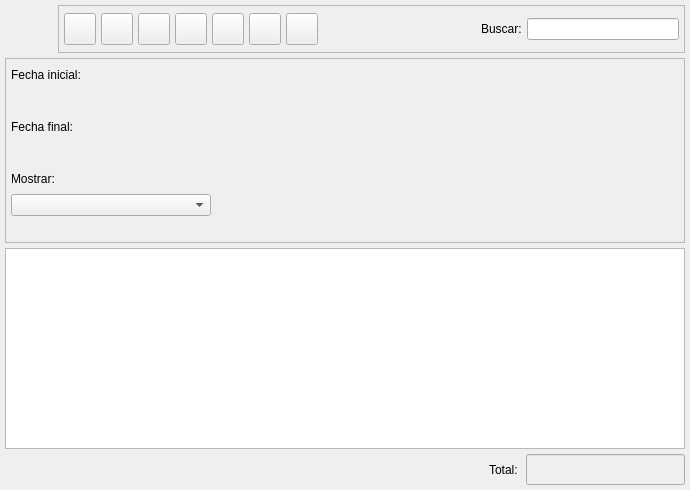
<ui version="4.0" >
 <author>Alvaro de Miguel</author>
 <class>AlbaranClienteListBase</class>
 <widget class="QWidget" name="AlbaranClienteListBase" >
  <property name="enabled" >
   <bool>true</bool>
  </property>
  <property name="geometry" >
   <rect>
    <x>0</x>
    <y>0</y>
    <width>690</width>
    <height>490</height>
   </rect>
  </property>
  <property name="windowTitle" >
   <string>Albaranes a clientes</string>
  </property>
  <property name="windowIcon" >
   <iconset resource="../../bulmages.qrc" >:/Bulmafact48x48/images/png/48x48/i_bulmages_ventas_albaran_listado.48x48.png</iconset>
  </property>
  <layout class="QGridLayout" >
   <property name="margin" >
    <number>5</number>
   </property>
   <property name="spacing" >
    <number>5</number>
   </property>
   <item row="1" column="0" >
    <widget class="QFrame" name="m_busqueda" >
     <property name="minimumSize" >
      <size>
       <width>16</width>
       <height>185</height>
      </size>
     </property>
     <property name="frameShape" >
      <enum>QFrame::StyledPanel</enum>
     </property>
     <property name="frameShadow" >
      <enum>QFrame::Raised</enum>
     </property>
     <layout class="QGridLayout" >
      <property name="margin" >
       <number>5</number>
      </property>
      <property name="spacing" >
       <number>5</number>
      </property>
      <item row="6" column="0" >
       <spacer>
        <property name="orientation" >
         <enum>Qt::Vertical</enum>
        </property>
        <property name="sizeType" >
         <enum>QSizePolicy::Preferred</enum>
        </property>
        <property name="sizeHint" >
         <size>
          <width>201</width>
          <height>21</height>
         </size>
        </property>
       </spacer>
      </item>
      <item row="4" column="0" >
       <widget class="QLabel" name="label_2" >
        <property name="text" >
         <string>Mostrar:</string>
        </property>
        <property name="alignment" >
         <set>Qt::AlignLeading|Qt::AlignLeft|Qt::AlignVCenter</set>
        </property>
       </widget>
      </item>
      <item rowspan="7" row="0" column="1" >
       <layout class="QVBoxLayout" >
        <property name="margin" >
         <number>0</number>
        </property>
        <property name="spacing" >
         <number>5</number>
        </property>
        <item>
         <widget class="BusquedaArticulo" native="1" name="m_articulo" >
          <property name="sizePolicy" >
           <sizepolicy>
            <hsizetype>7</hsizetype>
            <vsizetype>5</vsizetype>
            <horstretch>0</horstretch>
            <verstretch>0</verstretch>
           </sizepolicy>
          </property>
         </widget>
        </item>
        <item>
         <widget class="BusquedaCliente" native="1" name="m_cliente" >
          <property name="sizePolicy" >
           <sizepolicy>
            <hsizetype>7</hsizetype>
            <vsizetype>5</vsizetype>
            <horstretch>0</horstretch>
            <verstretch>0</verstretch>
           </sizepolicy>
          </property>
          <property name="minimumSize" >
           <size>
            <width>250</width>
            <height>0</height>
           </size>
          </property>
         </widget>
        </item>
       </layout>
      </item>
      <item row="5" column="0" >
       <widget class="QComboBox" name="mui_procesada" >
        <property name="sizePolicy" >
         <sizepolicy>
          <hsizetype>0</hsizetype>
          <vsizetype>5</vsizetype>
          <horstretch>0</horstretch>
          <verstretch>0</verstretch>
         </sizepolicy>
        </property>
        <property name="minimumSize" >
         <size>
          <width>200</width>
          <height>21</height>
         </size>
        </property>
        <property name="focusPolicy" >
         <enum>Qt::StrongFocus</enum>
        </property>
        <property name="frame" >
         <bool>true</bool>
        </property>
       </widget>
      </item>
      <item row="0" column="0" >
       <widget class="QLabel" name="textLabel1_4" >
        <property name="text" >
         <string>Fecha inicial:</string>
        </property>
       </widget>
      </item>
      <item row="2" column="0" >
       <widget class="QLabel" name="textLabel1_4_2" >
        <property name="text" >
         <string>Fecha final:</string>
        </property>
       </widget>
      </item>
      <item row="3" column="0" >
       <widget class="BusquedaFecha" native="1" name="m_fechafin" >
        <property name="sizePolicy" >
         <sizepolicy>
          <hsizetype>0</hsizetype>
          <vsizetype>5</vsizetype>
          <horstretch>0</horstretch>
          <verstretch>0</verstretch>
         </sizepolicy>
        </property>
        <property name="minimumSize" >
         <size>
          <width>200</width>
          <height>21</height>
         </size>
        </property>
       </widget>
      </item>
      <item row="1" column="0" >
       <widget class="BusquedaFecha" native="1" name="m_fechain" >
        <property name="sizePolicy" >
         <sizepolicy>
          <hsizetype>0</hsizetype>
          <vsizetype>5</vsizetype>
          <horstretch>0</horstretch>
          <verstretch>0</verstretch>
         </sizepolicy>
        </property>
        <property name="minimumSize" >
         <size>
          <width>200</width>
          <height>21</height>
         </size>
        </property>
       </widget>
      </item>
     </layout>
    </widget>
   </item>
   <item row="2" column="0" >
    <widget class="AlbaranClienteListSubform" name="mui_list" />
   </item>
   <item row="3" column="0" >
    <layout class="QHBoxLayout" >
     <property name="margin" >
      <number>0</number>
     </property>
     <property name="spacing" >
      <number>5</number>
     </property>
     <item>
      <spacer>
       <property name="orientation" >
        <enum>Qt::Horizontal</enum>
       </property>
       <property name="sizeType" >
        <enum>QSizePolicy::Expanding</enum>
       </property>
       <property name="sizeHint" >
        <size>
         <width>340</width>
         <height>21</height>
        </size>
       </property>
      </spacer>
     </item>
     <item>
      <widget class="QLabel" name="textLabel1_3" >
       <property name="text" >
        <string>Total: </string>
       </property>
      </widget>
     </item>
     <item>
      <widget class="QLineEdit" name="m_total" >
       <property name="enabled" >
        <bool>true</bool>
       </property>
       <property name="sizePolicy" >
        <sizepolicy>
         <hsizetype>5</hsizetype>
         <vsizetype>0</vsizetype>
         <horstretch>0</horstretch>
         <verstretch>0</verstretch>
        </sizepolicy>
       </property>
       <property name="minimumSize" >
        <size>
         <width>150</width>
         <height>0</height>
        </size>
       </property>
       <property name="palette" >
        <palette>
         <active>
          <colorrole role="WindowText" >
           <brush brushstyle="SolidPattern" >
            <color alpha="255" >
             <red>0</red>
             <green>0</green>
             <blue>0</blue>
            </color>
           </brush>
          </colorrole>
          <colorrole role="Button" >
           <brush brushstyle="SolidPattern" >
            <color alpha="255" >
             <red>221</red>
             <green>223</green>
             <blue>228</blue>
            </color>
           </brush>
          </colorrole>
          <colorrole role="Light" >
           <brush brushstyle="SolidPattern" >
            <color alpha="255" >
             <red>255</red>
             <green>255</green>
             <blue>255</blue>
            </color>
           </brush>
          </colorrole>
          <colorrole role="Midlight" >
           <brush brushstyle="SolidPattern" >
            <color alpha="255" >
             <red>255</red>
             <green>255</green>
             <blue>255</blue>
            </color>
           </brush>
          </colorrole>
          <colorrole role="Dark" >
           <brush brushstyle="SolidPattern" >
            <color alpha="255" >
             <red>85</red>
             <green>85</green>
             <blue>85</blue>
            </color>
           </brush>
          </colorrole>
          <colorrole role="Mid" >
           <brush brushstyle="SolidPattern" >
            <color alpha="255" >
             <red>199</red>
             <green>199</green>
             <blue>199</blue>
            </color>
           </brush>
          </colorrole>
          <colorrole role="Text" >
           <brush brushstyle="SolidPattern" >
            <color alpha="255" >
             <red>0</red>
             <green>0</green>
             <blue>0</blue>
            </color>
           </brush>
          </colorrole>
          <colorrole role="BrightText" >
           <brush brushstyle="SolidPattern" >
            <color alpha="255" >
             <red>255</red>
             <green>255</green>
             <blue>255</blue>
            </color>
           </brush>
          </colorrole>
          <colorrole role="ButtonText" >
           <brush brushstyle="SolidPattern" >
            <color alpha="255" >
             <red>0</red>
             <green>0</green>
             <blue>0</blue>
            </color>
           </brush>
          </colorrole>
          <colorrole role="Base" >
           <brush brushstyle="SolidPattern" >
            <color alpha="255" >
             <red>239</red>
             <green>239</green>
             <blue>239</blue>
            </color>
           </brush>
          </colorrole>
          <colorrole role="Window" >
           <brush brushstyle="SolidPattern" >
            <color alpha="255" >
             <red>239</red>
             <green>239</green>
             <blue>239</blue>
            </color>
           </brush>
          </colorrole>
          <colorrole role="Shadow" >
           <brush brushstyle="SolidPattern" >
            <color alpha="255" >
             <red>0</red>
             <green>0</green>
             <blue>0</blue>
            </color>
           </brush>
          </colorrole>
          <colorrole role="Highlight" >
           <brush brushstyle="SolidPattern" >
            <color alpha="255" >
             <red>103</red>
             <green>141</green>
             <blue>178</blue>
            </color>
           </brush>
          </colorrole>
          <colorrole role="HighlightedText" >
           <brush brushstyle="SolidPattern" >
            <color alpha="255" >
             <red>255</red>
             <green>255</green>
             <blue>255</blue>
            </color>
           </brush>
          </colorrole>
          <colorrole role="Link" >
           <brush brushstyle="SolidPattern" >
            <color alpha="255" >
             <red>0</red>
             <green>0</green>
             <blue>238</blue>
            </color>
           </brush>
          </colorrole>
          <colorrole role="LinkVisited" >
           <brush brushstyle="SolidPattern" >
            <color alpha="255" >
             <red>82</red>
             <green>24</green>
             <blue>139</blue>
            </color>
           </brush>
          </colorrole>
          <colorrole role="AlternateBase" >
           <brush brushstyle="SolidPattern" >
            <color alpha="255" >
             <red>232</red>
             <green>232</green>
             <blue>232</blue>
            </color>
           </brush>
          </colorrole>
         </active>
         <inactive>
          <colorrole role="WindowText" >
           <brush brushstyle="SolidPattern" >
            <color alpha="255" >
             <red>0</red>
             <green>0</green>
             <blue>0</blue>
            </color>
           </brush>
          </colorrole>
          <colorrole role="Button" >
           <brush brushstyle="SolidPattern" >
            <color alpha="255" >
             <red>221</red>
             <green>223</green>
             <blue>228</blue>
            </color>
           </brush>
          </colorrole>
          <colorrole role="Light" >
           <brush brushstyle="SolidPattern" >
            <color alpha="255" >
             <red>255</red>
             <green>255</green>
             <blue>255</blue>
            </color>
           </brush>
          </colorrole>
          <colorrole role="Midlight" >
           <brush brushstyle="SolidPattern" >
            <color alpha="255" >
             <red>255</red>
             <green>255</green>
             <blue>255</blue>
            </color>
           </brush>
          </colorrole>
          <colorrole role="Dark" >
           <brush brushstyle="SolidPattern" >
            <color alpha="255" >
             <red>85</red>
             <green>85</green>
             <blue>85</blue>
            </color>
           </brush>
          </colorrole>
          <colorrole role="Mid" >
           <brush brushstyle="SolidPattern" >
            <color alpha="255" >
             <red>199</red>
             <green>199</green>
             <blue>199</blue>
            </color>
           </brush>
          </colorrole>
          <colorrole role="Text" >
           <brush brushstyle="SolidPattern" >
            <color alpha="255" >
             <red>0</red>
             <green>0</green>
             <blue>0</blue>
            </color>
           </brush>
          </colorrole>
          <colorrole role="BrightText" >
           <brush brushstyle="SolidPattern" >
            <color alpha="255" >
             <red>255</red>
             <green>255</green>
             <blue>255</blue>
            </color>
           </brush>
          </colorrole>
          <colorrole role="ButtonText" >
           <brush brushstyle="SolidPattern" >
            <color alpha="255" >
             <red>0</red>
             <green>0</green>
             <blue>0</blue>
            </color>
           </brush>
          </colorrole>
          <colorrole role="Base" >
           <brush brushstyle="SolidPattern" >
            <color alpha="255" >
             <red>239</red>
             <green>239</green>
             <blue>239</blue>
            </color>
           </brush>
          </colorrole>
          <colorrole role="Window" >
           <brush brushstyle="SolidPattern" >
            <color alpha="255" >
             <red>239</red>
             <green>239</green>
             <blue>239</blue>
            </color>
           </brush>
          </colorrole>
          <colorrole role="Shadow" >
           <brush brushstyle="SolidPattern" >
            <color alpha="255" >
             <red>0</red>
             <green>0</green>
             <blue>0</blue>
            </color>
           </brush>
          </colorrole>
          <colorrole role="Highlight" >
           <brush brushstyle="SolidPattern" >
            <color alpha="255" >
             <red>103</red>
             <green>141</green>
             <blue>178</blue>
            </color>
           </brush>
          </colorrole>
          <colorrole role="HighlightedText" >
           <brush brushstyle="SolidPattern" >
            <color alpha="255" >
             <red>255</red>
             <green>255</green>
             <blue>255</blue>
            </color>
           </brush>
          </colorrole>
          <colorrole role="Link" >
           <brush brushstyle="SolidPattern" >
            <color alpha="255" >
             <red>0</red>
             <green>0</green>
             <blue>238</blue>
            </color>
           </brush>
          </colorrole>
          <colorrole role="LinkVisited" >
           <brush brushstyle="SolidPattern" >
            <color alpha="255" >
             <red>82</red>
             <green>24</green>
             <blue>139</blue>
            </color>
           </brush>
          </colorrole>
          <colorrole role="AlternateBase" >
           <brush brushstyle="SolidPattern" >
            <color alpha="255" >
             <red>232</red>
             <green>232</green>
             <blue>232</blue>
            </color>
           </brush>
          </colorrole>
         </inactive>
         <disabled>
          <colorrole role="WindowText" >
           <brush brushstyle="SolidPattern" >
            <color alpha="255" >
             <red>128</red>
             <green>128</green>
             <blue>128</blue>
            </color>
           </brush>
          </colorrole>
          <colorrole role="Button" >
           <brush brushstyle="SolidPattern" >
            <color alpha="255" >
             <red>221</red>
             <green>223</green>
             <blue>228</blue>
            </color>
           </brush>
          </colorrole>
          <colorrole role="Light" >
           <brush brushstyle="SolidPattern" >
            <color alpha="255" >
             <red>255</red>
             <green>255</green>
             <blue>255</blue>
            </color>
           </brush>
          </colorrole>
          <colorrole role="Midlight" >
           <brush brushstyle="SolidPattern" >
            <color alpha="255" >
             <red>255</red>
             <green>255</green>
             <blue>255</blue>
            </color>
           </brush>
          </colorrole>
          <colorrole role="Dark" >
           <brush brushstyle="SolidPattern" >
            <color alpha="255" >
             <red>85</red>
             <green>85</green>
             <blue>85</blue>
            </color>
           </brush>
          </colorrole>
          <colorrole role="Mid" >
           <brush brushstyle="SolidPattern" >
            <color alpha="255" >
             <red>199</red>
             <green>199</green>
             <blue>199</blue>
            </color>
           </brush>
          </colorrole>
          <colorrole role="Text" >
           <brush brushstyle="SolidPattern" >
            <color alpha="255" >
             <red>199</red>
             <green>199</green>
             <blue>199</blue>
            </color>
           </brush>
          </colorrole>
          <colorrole role="BrightText" >
           <brush brushstyle="SolidPattern" >
            <color alpha="255" >
             <red>255</red>
             <green>255</green>
             <blue>255</blue>
            </color>
           </brush>
          </colorrole>
          <colorrole role="ButtonText" >
           <brush brushstyle="SolidPattern" >
            <color alpha="255" >
             <red>128</red>
             <green>128</green>
             <blue>128</blue>
            </color>
           </brush>
          </colorrole>
          <colorrole role="Base" >
           <brush brushstyle="SolidPattern" >
            <color alpha="255" >
             <red>239</red>
             <green>239</green>
             <blue>239</blue>
            </color>
           </brush>
          </colorrole>
          <colorrole role="Window" >
           <brush brushstyle="SolidPattern" >
            <color alpha="255" >
             <red>239</red>
             <green>239</green>
             <blue>239</blue>
            </color>
           </brush>
          </colorrole>
          <colorrole role="Shadow" >
           <brush brushstyle="SolidPattern" >
            <color alpha="255" >
             <red>0</red>
             <green>0</green>
             <blue>0</blue>
            </color>
           </brush>
          </colorrole>
          <colorrole role="Highlight" >
           <brush brushstyle="SolidPattern" >
            <color alpha="255" >
             <red>86</red>
             <green>117</green>
             <blue>148</blue>
            </color>
           </brush>
          </colorrole>
          <colorrole role="HighlightedText" >
           <brush brushstyle="SolidPattern" >
            <color alpha="255" >
             <red>255</red>
             <green>255</green>
             <blue>255</blue>
            </color>
           </brush>
          </colorrole>
          <colorrole role="Link" >
           <brush brushstyle="SolidPattern" >
            <color alpha="255" >
             <red>0</red>
             <green>0</green>
             <blue>238</blue>
            </color>
           </brush>
          </colorrole>
          <colorrole role="LinkVisited" >
           <brush brushstyle="SolidPattern" >
            <color alpha="255" >
             <red>82</red>
             <green>24</green>
             <blue>139</blue>
            </color>
           </brush>
          </colorrole>
          <colorrole role="AlternateBase" >
           <brush brushstyle="SolidPattern" >
            <color alpha="255" >
             <red>232</red>
             <green>232</green>
             <blue>232</blue>
            </color>
           </brush>
          </colorrole>
         </disabled>
        </palette>
       </property>
       <property name="font" >
        <font>
         <family>Sans Serif</family>
         <pointsize>12</pointsize>
         <weight>75</weight>
         <italic>false</italic>
         <bold>true</bold>
         <underline>false</underline>
         <strikeout>false</strikeout>
        </font>
       </property>
       <property name="alignment" >
        <set>Qt::AlignRight</set>
       </property>
       <property name="readOnly" >
        <bool>true</bool>
       </property>
      </widget>
     </item>
    </layout>
   </item>
   <item row="0" column="0" >
    <layout class="QHBoxLayout" >
     <property name="margin" >
      <number>0</number>
     </property>
     <property name="spacing" >
      <number>5</number>
     </property>
     <item>
      <widget class="QLabel" name="label" >
       <property name="minimumSize" >
        <size>
         <width>48</width>
         <height>48</height>
        </size>
       </property>
       <property name="maximumSize" >
        <size>
         <width>48</width>
         <height>48</height>
        </size>
       </property>
       <property name="text" >
        <string/>
       </property>
       <property name="pixmap" >
        <pixmap resource="../../bulmages.qrc" >:/Bulmafact48x48/images/png/48x48/i_bulmages_ventas_albaran_listado.48x48.png</pixmap>
       </property>
      </widget>
     </item>
     <item>
      <widget class="QFrame" name="m_botonera" >
       <property name="frameShape" >
        <enum>QFrame::StyledPanel</enum>
       </property>
       <property name="frameShadow" >
        <enum>QFrame::Raised</enum>
       </property>
       <layout class="QHBoxLayout" >
        <property name="margin" >
         <number>5</number>
        </property>
        <property name="spacing" >
         <number>5</number>
        </property>
        <item>
         <widget class="QToolButton" name="mui_crear" >
          <property name="minimumSize" >
           <size>
            <width>32</width>
            <height>32</height>
           </size>
          </property>
          <property name="maximumSize" >
           <size>
            <width>32</width>
            <height>32</height>
           </size>
          </property>
          <property name="toolTip" >
           <string>Nuevo albaran</string>
          </property>
          <property name="whatsThis" >
           <string>Nuevo albaran</string>
          </property>
          <property name="text" >
           <string/>
          </property>
          <property name="icon" >
           <iconset resource="../../bulmages.qrc" >:/Genericos32x32/images/png/i_fileNew.xpm</iconset>
          </property>
          <property name="iconSize" >
           <size>
            <width>32</width>
            <height>32</height>
           </size>
          </property>
          <property name="shortcut" >
           <string>Ctrl+N</string>
          </property>
         </widget>
        </item>
        <item>
         <widget class="QToolButton" name="mui_editar" >
          <property name="minimumSize" >
           <size>
            <width>32</width>
            <height>32</height>
           </size>
          </property>
          <property name="maximumSize" >
           <size>
            <width>32</width>
            <height>32</height>
           </size>
          </property>
          <property name="toolTip" >
           <string>Editar albaran</string>
          </property>
          <property name="whatsThis" >
           <string>Editar albaran</string>
          </property>
          <property name="text" >
           <string/>
          </property>
          <property name="icon" >
           <iconset resource="../../bulmages.qrc" >:/Genericos32x32/images/png/i_edit.png</iconset>
          </property>
          <property name="iconSize" >
           <size>
            <width>32</width>
            <height>32</height>
           </size>
          </property>
          <property name="shortcut" >
           <string>Ctrl+E</string>
          </property>
         </widget>
        </item>
        <item>
         <widget class="QToolButton" name="mui_borrar" >
          <property name="minimumSize" >
           <size>
            <width>32</width>
            <height>32</height>
           </size>
          </property>
          <property name="maximumSize" >
           <size>
            <width>32</width>
            <height>32</height>
           </size>
          </property>
          <property name="toolTip" >
           <string>Borrar albaran</string>
          </property>
          <property name="whatsThis" >
           <string>Borrar albaran</string>
          </property>
          <property name="text" >
           <string/>
          </property>
          <property name="icon" >
           <iconset resource="../../bulmages.qrc" >:Images/edit-delete.svg</iconset>
          </property>
          <property name="iconSize" >
           <size>
            <width>32</width>
            <height>32</height>
           </size>
          </property>
          <property name="shortcut" >
           <string>Ctrl+D</string>
          </property>
         </widget>
        </item>
        <item>
         <widget class="QToolButton" name="mui_imprimir" >
          <property name="minimumSize" >
           <size>
            <width>32</width>
            <height>32</height>
           </size>
          </property>
          <property name="maximumSize" >
           <size>
            <width>32</width>
            <height>32</height>
           </size>
          </property>
          <property name="toolTip" >
           <string>Imprimir listado</string>
          </property>
          <property name="whatsThis" >
           <string>Imprimir listado</string>
          </property>
          <property name="text" >
           <string/>
          </property>
          <property name="icon" >
           <iconset resource="../../bulmages.qrc" >:/Genericos32x32/images/png/i_filePrint.xpm</iconset>
          </property>
          <property name="iconSize" >
           <size>
            <width>32</width>
            <height>32</height>
           </size>
          </property>
          <property name="shortcut" >
           <string>Ctrl+P</string>
          </property>
         </widget>
        </item>
        <item>
         <widget class="QToolButton" name="mui_filtrar" >
          <property name="minimumSize" >
           <size>
            <width>32</width>
            <height>32</height>
           </size>
          </property>
          <property name="maximumSize" >
           <size>
            <width>32</width>
            <height>32</height>
           </size>
          </property>
          <property name="toolTip" >
           <string>Filtrar albaranes</string>
          </property>
          <property name="whatsThis" >
           <string>Filtrar albaranes</string>
          </property>
          <property name="text" >
           <string/>
          </property>
          <property name="icon" >
           <iconset resource="../../bulmages.qrc" >:/Genericos32x32/images/png/i_find.png</iconset>
          </property>
          <property name="iconSize" >
           <size>
            <width>32</width>
            <height>32</height>
           </size>
          </property>
          <property name="shortcut" >
           <string>Ctrl+F</string>
          </property>
          <property name="checkable" >
           <bool>true</bool>
          </property>
         </widget>
        </item>
        <item>
         <widget class="QToolButton" name="mui_configurar" >
          <property name="minimumSize" >
           <size>
            <width>32</width>
            <height>32</height>
           </size>
          </property>
          <property name="maximumSize" >
           <size>
            <width>32</width>
            <height>32</height>
           </size>
          </property>
          <property name="toolTip" >
           <string>Configurar listado</string>
          </property>
          <property name="whatsThis" >
           <string>Configurar listado</string>
          </property>
          <property name="text" >
           <string/>
          </property>
          <property name="icon" >
           <iconset resource="../../bulmages.qrc" >:/Genericos32x32/images/png/i_packageSettings.png</iconset>
          </property>
          <property name="iconSize" >
           <size>
            <width>32</width>
            <height>32</height>
           </size>
          </property>
          <property name="shortcut" >
           <string>Ctrl+B</string>
          </property>
          <property name="checkable" >
           <bool>true</bool>
          </property>
         </widget>
        </item>
        <item>
         <widget class="QToolButton" name="mui_actualizar" >
          <property name="minimumSize" >
           <size>
            <width>32</width>
            <height>32</height>
           </size>
          </property>
          <property name="maximumSize" >
           <size>
            <width>32</width>
            <height>32</height>
           </size>
          </property>
          <property name="toolTip" >
           <string>Actualizar listado</string>
          </property>
          <property name="whatsThis" >
           <string>Actualizar listado</string>
          </property>
          <property name="text" >
           <string/>
          </property>
          <property name="icon" >
           <iconset resource="../../bulmages.qrc" >:/Genericos32x32/images/png/i_reload.png</iconset>
          </property>
          <property name="iconSize" >
           <size>
            <width>32</width>
            <height>32</height>
           </size>
          </property>
          <property name="shortcut" >
           <string>F5</string>
          </property>
         </widget>
        </item>
        <item>
         <widget class="QFrame" name="mui_plugbotones" >
          <property name="sizePolicy" >
           <sizepolicy>
            <hsizetype>1</hsizetype>
            <vsizetype>5</vsizetype>
            <horstretch>0</horstretch>
            <verstretch>0</verstretch>
           </sizepolicy>
          </property>
          <property name="frameShape" >
           <enum>QFrame::NoFrame</enum>
          </property>
          <property name="frameShadow" >
           <enum>QFrame::Plain</enum>
          </property>
          <property name="lineWidth" >
           <number>0</number>
          </property>
         </widget>
        </item>
        <item>
         <spacer>
          <property name="orientation" >
           <enum>Qt::Horizontal</enum>
          </property>
          <property name="sizeType" >
           <enum>QSizePolicy::Expanding</enum>
          </property>
          <property name="sizeHint" >
           <size>
            <width>101</width>
            <height>34</height>
           </size>
          </property>
         </spacer>
        </item>
        <item>
         <widget class="QLabel" name="textLabel1" >
          <property name="text" >
           <string>Buscar:</string>
          </property>
         </widget>
        </item>
        <item>
         <widget class="QLineEdit" name="m_filtro" >
          <property name="minimumSize" >
           <size>
            <width>150</width>
            <height>0</height>
           </size>
          </property>
         </widget>
        </item>
       </layout>
      </widget>
     </item>
    </layout>
   </item>
  </layout>
 </widget>
 <layoutdefault spacing="3" margin="5" />
 <customwidgets>
  <customwidget>
   <class>BusquedaArticulo</class>
   <extends>QWidget</extends>
   <header>busquedaarticulo.h</header>
  </customwidget>
  <customwidget>
   <class>AlbaranClienteListSubform</class>
   <extends>QTableWidget</extends>
   <header>albaranclientelist.h</header>
  </customwidget>
  <customwidget>
   <class>BusquedaFecha</class>
   <extends>QWidget</extends>
   <header>../../bulmalib/src/busquedafecha.h</header>
  </customwidget>
  <customwidget>
   <class>BusquedaCliente</class>
   <extends>QWidget</extends>
   <header>busquedacliente.h</header>
  </customwidget>
 </customwidgets>
 <resources>
  <include location="../../bulmages.qrc" />
 </resources>
 <connections>
  <connection>
   <sender>mui_filtrar</sender>
   <signal>toggled(bool)</signal>
   <receiver>m_busqueda</receiver>
   <slot>setShown(bool)</slot>
   <hints>
    <hint type="sourcelabel" >
     <x>236</x>
     <y>40</y>
    </hint>
    <hint type="destinationlabel" >
     <x>229</x>
     <y>66</y>
    </hint>
   </hints>
  </connection>
 </connections>
</ui>
